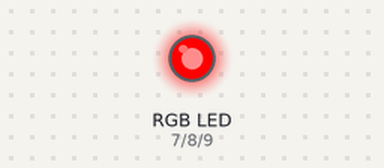
A sketch run on a simulated Arduino Uno, built with avr-gcc and run on an emulated ATmega328P. On the bench: an RGB LED mixed from three pins (HIGH = lit).

Above: at 0.5 s.
At 5.0 s:
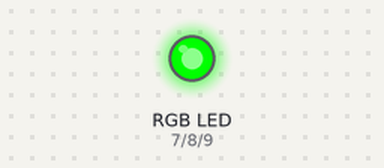
Timing chart, 0 to 6.9 s (numbered marks = the images above):
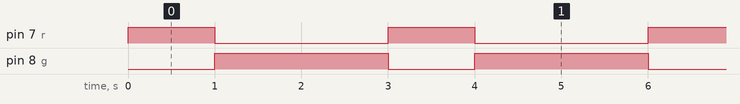

Measured:
- by itself, pin 7 (r): alternates HIGH for 1.0 s and LOW for 2.0 s
- by itself, pin 8 (g): alternates HIGH for 2.0 s and LOW for 1.0 s

The sketch:

Code002.ino
```cpp
/*
  This code exaplins the working of RGB LED.
  The long leg pin connected to Gnd.
  Common Ground version
*/

int r = 7;
int g = 8;
int b = 9;
// the setup function runs once when you press reset or power the board
void setup() {
  // initialize digital pin LED_BUILTIN as an output.
  pinMode(r, OUTPUT);
  pinMode(g, OUTPUT);
  pinMode(b, OUTPUT);
}

// the loop function runs over and over again forever
void loop() {
  blinkred();
  blinkblue();
  blinkgreen();

}

void blinkred() {

  digitalWrite(r, HIGH);    // turn the LED off by making the voltage LOW
  digitalWrite(g, LOW);
  digitalWrite(b, LOW);
  delay(1000);
}

void blinkblue() {

  digitalWrite(r, LOW);    // turn the LED off by making the voltage LOW
  digitalWrite(g, HIGH);
  digitalWrite(b, LOW);
  delay(1000);
}

void blinkgreen() {

  digitalWrite(r, LOW);    // turn the LED off by making the voltage LOW
  digitalWrite(g, HIGH);
  digitalWrite(b, LOW);
  delay(1000);
}
```
